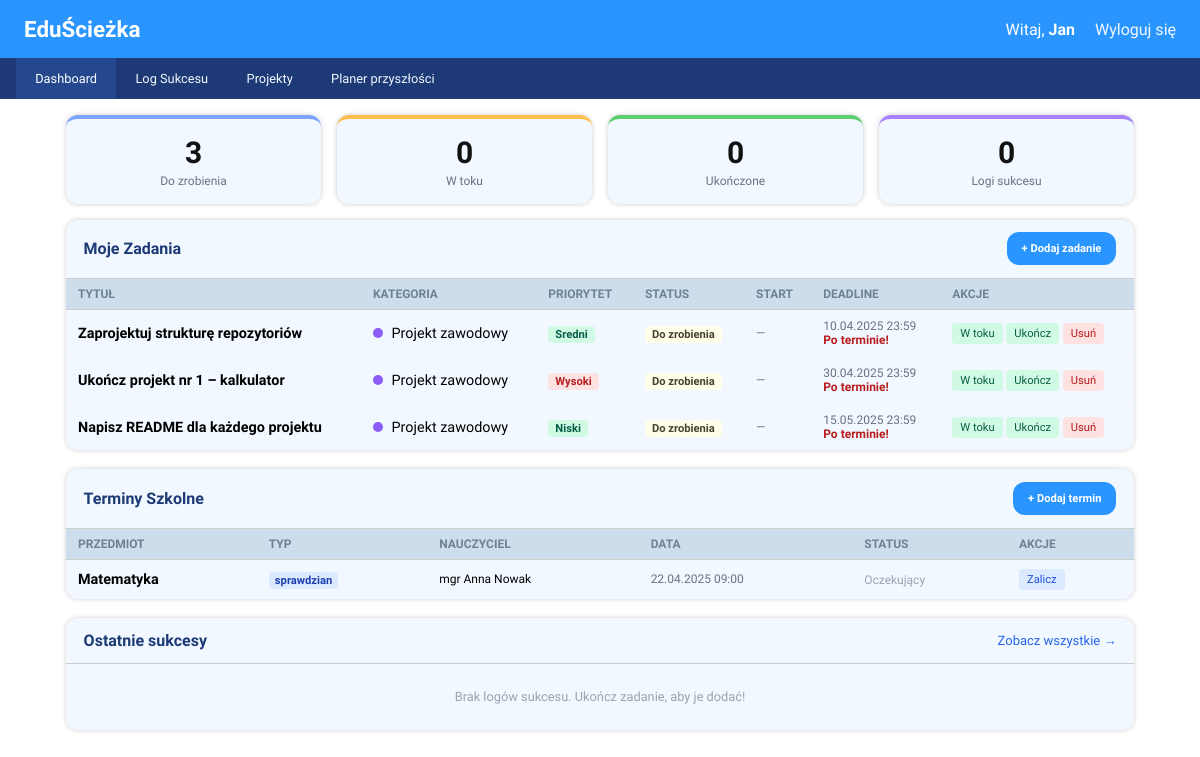
Page /public/template/dashboard.php (signed in) on the committed database.
### tables this page shows
CREATE TABLE `zadania` (
  `id` int(10) UNSIGNED NOT NULL,
  `uzytkownik_id` int(10) UNSIGNED NOT NULL,
  `projekt_id` int(10) UNSIGNED DEFAULT NULL,
  `kategoria_id` int(10) UNSIGNED DEFAULT NULL,
  `tytul` varchar(200) NOT NULL,
  `opis` text DEFAULT NULL,
  `data_start` date DEFAULT NULL,
  `deadline` datetime NOT NULL,
  `czas_szacowany` smallint(5) UNSIGNED DEFAULT NULL,
  `priorytet` enum('niski','sredni','wysoki','krytyczny') NOT NULL DEFAULT 'sredni',
  `status` enum('do_zrobienia','w_toku','zakończone','anulowane') NOT NULL DEFAULT 'do_zrobienia',
  `ukonczone_o` datetime DEFAULT NULL,
  `powtarzalne` tinyint(1) NOT NULL DEFAULT 0,
  `regula_powtorzen` varchar(100) DEFAULT NULL,
  `utworzony_o` datetime NOT NULL DEFAULT current_timestamp()
);

CREATE TABLE `kategorie` (
  `id` int(10) UNSIGNED NOT NULL,
  `uzytkownik_id` int(10) UNSIGNED DEFAULT NULL,
  `nazwa` varchar(80) NOT NULL,
  `kolor_hex` char(7) NOT NULL DEFAULT '#3B82F6',
  `ikona` varchar(50) DEFAULT NULL
);

CREATE TABLE `terminy_szkolne` (
  `id` int(10) UNSIGNED NOT NULL,
  `uzytkownik_id` int(10) UNSIGNED NOT NULL,
  `zadanie_id` int(10) UNSIGNED DEFAULT NULL,
  `przedmiot` varchar(100) NOT NULL,
  `typ` enum('sprawdzian','kartkówka','projekt','egzamin','prezentacja','inne') NOT NULL,
  `opis` text DEFAULT NULL,
  `data_termin` datetime NOT NULL,
  `sala` varchar(30) DEFAULT NULL,
  `nauczyciel` varchar(100) DEFAULT NULL,
  `ocena` decimal(3,1) DEFAULT NULL,
  `zaliczone` tinyint(1) NOT NULL DEFAULT 0,
  `utworzony_o` datetime NOT NULL DEFAULT current_timestamp()
);

### public/template/dashboard.php (the view, shortened to what this page needs)
<?php
require_once "polaczenie.php";
$uid = (int) $_SESSION['uzytkownik_id'];
$imie = $_SESSION['imie'];
mysqli_query(
    $polaczenie,
    "UPDATE zadania
         SET status = 'w_toku'
         WHERE uzytkownik_id = $uid
             AND status = 'do_zrobienia'
             AND data_start IS NOT NULL
             AND data_start <= CURDATE()"
);
$wynik_zadan = mysqli_query(
    $polaczenie,
    "SELECT z.*, k.nazwa AS kategoria_nazwa, k.kolor_hex
     FROM zadania z
     LEFT JOIN kategorie k ON z.kategoria_id = k.id
     WHERE z.uzytkownik_id = $uid
     ORDER BY z.deadline ASC"
);
$wynik_terminow = mysqli_query(
    $polaczenie,
    "SELECT * FROM terminy_szkolne
     WHERE uzytkownik_id = $uid
     ORDER BY data_termin ASC"
);
$wynik_logow = mysqli_query(
    $polaczenie,
    "SELECT * FROM logi_sukcesow
     WHERE uzytkownik_id = $uid
     ORDER BY data_osiagniecia DESC
     LIMIT 5"
);
$r = mysqli_fetch_row(mysqli_query($polaczenie, "SELECT COUNT(*) FROM zadania WHERE uzytkownik_id = $uid AND status = 'do_zrobienia'"));
$stat_todo = $r[0];
$r = mysqli_fetch_row(mysqli_query($polaczenie, "SELECT COUNT(*) FROM zadania WHERE uzytkownik_id = $uid AND status = 'w_toku'"));
$stat_w_toku = $r[0];
$r = mysqli_fetch_row(mysqli_query($polaczenie, "SELECT COUNT(*) FROM zadania WHERE uzytkownik_id = $uid AND status = 'zakończone'"));
$stat_ukonczone = $r[0];
$r = mysqli_fetch_row(mysqli_query($polaczenie, "SELECT COUNT(*) FROM logi_sukcesow WHERE uzytkownik_id = $uid"));
$stat_logi = $r[0];
?>
<!DOCTYPE html>
<html lang="pl">
<head>
    <link rel="stylesheet" href="../style/dashboard-style.css">
</head>
<body>
    <div class="pasek">
        <div class="logo">EduŚcieżka</div>
        <div>
            Witaj, <strong><?php echo htmlspecialchars($imie); ?></strong>
            <a href="wyloguj.php">Wyloguj się</a>
        </div>
    </div>
    <div class="menu">
        <a href="dashboard.php" class="aktywny">Dashboard</a>
        <a href="logi.php">Log Sukcesu</a>
        <a href="projekty.php">Projekty</a>
        <a href="planer-przyszlosci.php">Planer przyszłości</a>
    </div>
    <div class="tresc">
        <div class="statystyki">
            <div class="karta-stat">
                <div class="liczba"><?php echo $stat_todo; ?></div>
                <div class="etykieta">Do zrobienia</div>
            </div>
            <div class="karta-stat pomaranczowa">
                <div class="liczba"><?php echo $stat_w_toku; ?></div>
                <div class="etykieta">W toku</div>
            </div>
            <div class="karta-stat zielona">
                <div class="liczba"><?php echo $stat_ukonczone; ?></div>
                <div class="etykieta">Ukończone</div>
            </div>
            <div class="karta-stat fioletowa">
                <div class="liczba"><?php echo $stat_logi; ?></div>
                <div class="etykieta">Logi sukcesu</div>
            </div>
        </div>
        <div class="sekcja">
            <div class="sekcja-naglowek">
                <h2>Moje Zadania</h2>
                <button class="btn-pokaz" onclick="przelaczForm('form-zadanie')">+ Dodaj zadanie</button>
            </div>
            <div style="padding:0">
                <?php if (mysqli_num_rows($wynik_zadan) == 0): ?>
                    <div class="pusta-tabela">Brak zadań. Dodaj swoje pierwsze zadanie!</div>
                <?php else: ?>
                    <table>
                        <tr>
                            <th>Tytuł</th>
                            <th>Kategoria</th>
                            <th>Priorytet</th>
                            <th>Status</th>
                            <th>Start</th>
                            <th>Deadline</th>
                            <th>Akcje</th>
                        </tr>
                        <?php while ($zad = mysqli_fetch_assoc($wynik_zadan)): ?>
                            <?php
                            $klasy_priorytetu = ['niski' => 'niski', 'średni' => 'sredni', 'wysoki' => 'wysoki', 'krytyczny' => 'krytyczny'];
                            $klasa = isset($klasy_priorytetu[$zad['priorytet']]) ? $klasy_priorytetu[$zad['priorytet']] : 'niski';
                            $klasy_statusow = [
                                'do_zrobienia' => 'do_zrobienia',
                                'w_toku' => 'w_toku',
                                'zakończone' => 'zakonczone',
                            ];
                            $klasa_statusu = isset($klasy_statusow[$zad['status']]) ? $klasy_statusow[$zad['status']] : $zad['status'];
                            ?>
                            <tr>
                                <td>
                                    <strong><?php echo htmlspecialchars($zad['tytul']); ?></strong>
                                </td>
                                <td>
                                    <?php if ($zad['kategoria_nazwa']): ?>
                                        <span class="kropka-kategorii" style="background:<?php echo $zad['kolor_hex']; ?>"></span>
                                        <?php echo htmlspecialchars($zad['kategoria_nazwa']); ?>
                                    <?php else:
                                        echo '—';
                                    endif; ?>
                                </td>
                                <td>
                                    <span class="priorytet priorytet-<?php echo $klasa; ?>">
                                        <?php echo ucfirst($zad['priorytet']); ?>
                                    </span>
                                </td>
                                <td>
                                    <span class="status status-<?php echo $klasa_statusu; ?>">
                                        <?php
                                        $statusy = array('do_zrobienia' => 'Do zrobienia', 'w_toku' => 'W toku', 'zakończone' => 'Ukonczone');
                                        echo isset($statusy[$zad['status']]) ? $statusy[$zad['status']] : $zad['status'];
                                        ?>
                                    </span>
                                </td>
                                <td style="font-size:12px;color:#6b7280">
                                    <?php
                                    echo $zad['data_start'] ? date('d.m.Y', strtotime($zad['data_start'])) : '—';
                                    ?>
                                </td>
                                <td style="font-size:12px;color:#6b7280">
                                    <?php
                                    $ts = strtotime($zad['deadline']);
                                    echo date('d.m.Y H:i', $ts);
                                    $roznica = $ts - time();
                                    if ($zad['status'] != 'zakończone') {
                                        if ($roznica < 0)
                                            echo '<br><span style="color:#b91c1c;font-weight:bold">Po terminie!</span>';
                                        elseif ($roznica < 86400)
                                            echo '<br><span style="color:#f59e0b;font-weight:bold">Dzisiaj!</span>';
                                        elseif ($roznica < 86400 * 3)
                                            echo '<br><span style="color:#f59e0b">Za ' . round($roznica / 86400) . ' dni</span>';
                                    }
                                    ?>
                                </td>
                                <td>
                                    <?php if ($zad['status'] != 'zakończone'): ?>
                                        <?php if ($zad['status'] == 'do_zrobienia'): ?>
                                            <a href="dashboard.php?w_toku=<?php echo $zad['id']; ?>" class="akcja akcja-ukoncz"
                                                onclick="return confirm('Oznaczyć jako w toku?')">W toku</a>
                                        <?php endif; ?>
                                        <a href="dashboard.php?ukoncz=<?php echo $zad['id']; ?>" class="akcja akcja-ukoncz"
                                            onclick="return confirm('Oznaczyć jako ukończone?')">Ukończ</a>
                                        <a href="dashboard.php?usun=<?php echo $zad['id']; ?>" class="akcja akcja-usun"
                                            onclick="return confirm('Czy na pewno usunąć to zadanie?')">Usuń</a>
                                    <?php endif; ?>
                                </td>
                            </tr>
                        <?php endwhile; ?>
                    </table>
                <?php endif; ?>
            </div>
        </div>
        <div class="sekcja">
            <div class="sekcja-naglowek">
                <h2>Terminy Szkolne</h2>
                <button class="btn-pokaz" onclick="przelaczForm('form-termin')">+ Dodaj termin</button>
            </div>
            <div style="padding:0">
                <?php if (mysqli_num_rows($wynik_terminow) == 0): ?>
                    <div class="pusta-tabela">Brak terminów szkolnych.</div>
                <?php else: ?>
                    <table>
                        <tr>
                            <th>Przedmiot</th>
                            <th>Typ</th>
                            <th>Nauczyciel</th>
                            <th>Data</th>
                            <th>Status</th>
                            <th>Akcje</th>
                        </tr>
                        <?php while ($ter = mysqli_fetch_assoc($wynik_terminow)): ?>
                            <tr>
                                <td>
                                    <strong><?php echo htmlspecialchars($ter['przedmiot']); ?></strong>
                                </td>
                                <td><span class="typ-terminu"><?php echo htmlspecialchars($ter['typ']); ?></span></td>
                                <td style="font-size:12px">
                                    <?php echo htmlspecialchars($ter['nauczyciel'] ? $ter['nauczyciel'] : '—'); ?>
                                </td>
                                <td style="font-size:12px;color:#6b7280">
                                    <?php echo date('d.m.Y H:i', strtotime($ter['data_termin'])); ?>
                                </td>
                                <td>
                                    <?php if ($ter['zaliczone']): ?>
                                        <span style="color:#065f46;font-size:12px;font-weight:bold">&#10003; Zaliczone</span>
                                    <?php else: ?>
                                        <span style="color:#9ca3af;font-size:12px">Oczekujący</span>
                                    <?php endif; ?>
                                </td>
                                <td>
                                    <?php if (!$ter['zaliczone']): ?>
                                        <a href="dashboard.php?zalicz_termin=<?php echo $ter['id']; ?>" class="akcja akcja-zalicz"
                                            onclick="return confirm('Oznaczyc jako zaliczony?')">Zalicz</a>
                                    <?php endif; ?>
                                </td>
                            </tr>
                        <?php endwhile; ?>
                    </table>
                <?php endif; ?>
            </div>
        </div>
        <div class="sekcja">
            <div class="sekcja-naglowek">
                <h2>Ostatnie sukcesy</h2>
                <a href="logi.php" style="font-size:13px;color:#2563EB;text-decoration:none">Zobacz wszystkie &rarr;</a>
            </div>
            <div style="padding:0">
                <?php if (mysqli_num_rows($wynik_logow) == 0): ?>
                    <div class="pusta-tabela">Brak logów sukcesu. Ukończ zadanie, aby je dodać!</div>
                <?php endif; ?>
            </div>
        </div>
    </div>
</body>
</html>

### rows in the picture
zadania: tytul "Zaprojektuj strukturę repozytoriów", kategoria.nazwa "Projekt zawodowy", priorytet "Sredni", status "Do zrobienia", deadline "10.04.2025 23:59", shows "Po terminie!"
zadania: tytul "Ukończ projekt nr 1 – kalkulator", kategoria.nazwa "Projekt zawodowy", priorytet "Wysoki", status "Do zrobienia", deadline "30.04.2025 23:59", shows "Po terminie!"
zadania: tytul "Napisz README dla każdego projektu", kategoria.nazwa "Projekt zawodowy", priorytet "Niski", status "Do zrobienia", deadline "15.05.2025 23:59", shows "Po terminie!"
terminy_szkolne: przedmiot "Matematyka", typ "sprawdzian", nauczyciel "mgr Anna Nowak", data_termin "22.04.2025 09:00", zaliczone "Oczekujący"

### other values in the picture
$imie "Jan"
$stat_todo "3"
$stat_w_toku "0"
$stat_ukonczone "0"
$stat_logi "0"
